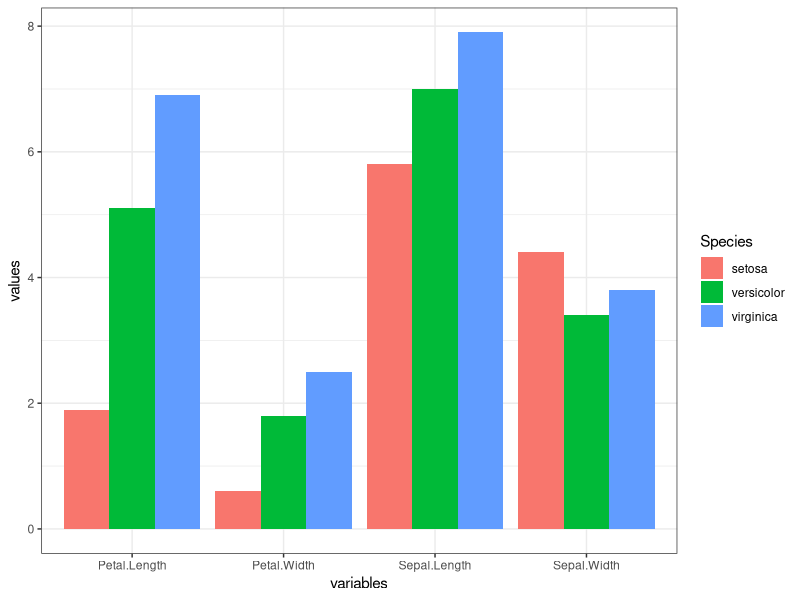
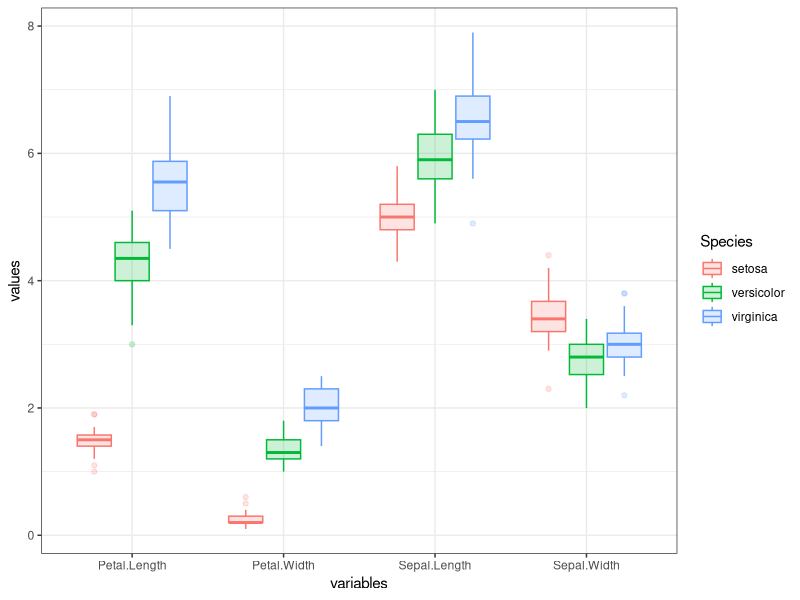
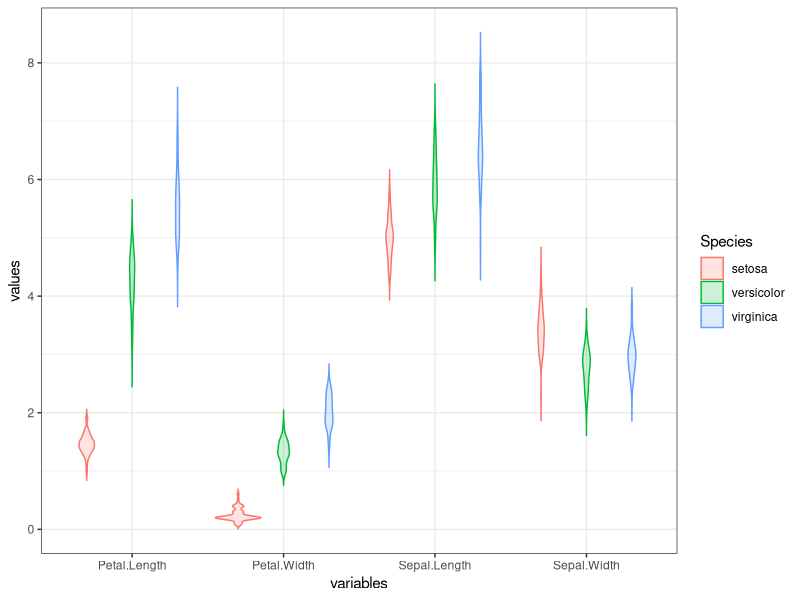
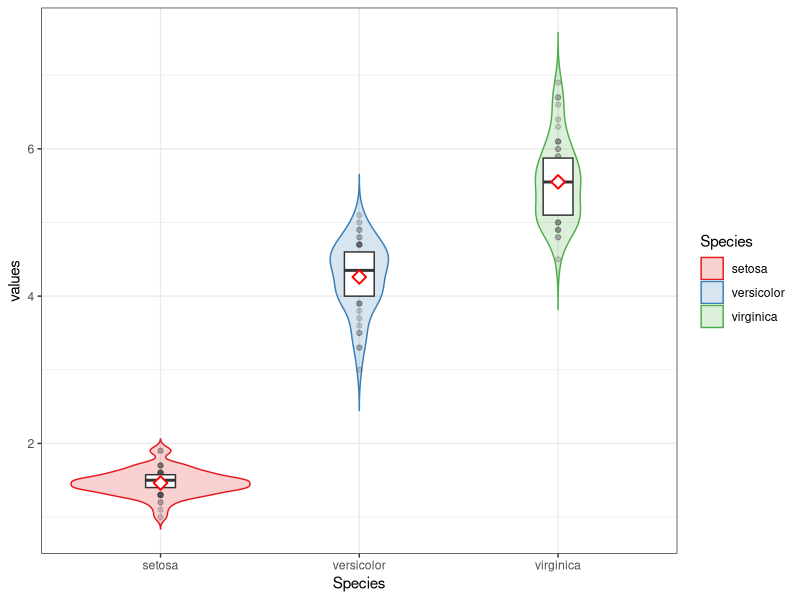
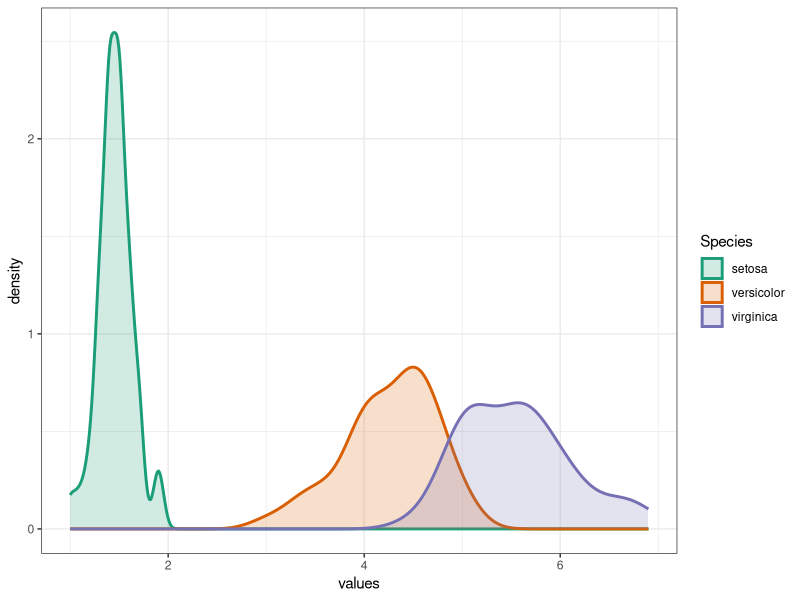

These charts were generated, in order, by the following R code:
## ---- chunk 1
data("iris")
head(iris)
## ---- chunk 2
library(tidyverse)
df <- iris |> pivot_longer(cols = -Species, names_to = "variables", values_to = "values")

df |> ggplot(aes(x = variables, y = values)) +
    geom_bar(aes(fill = Species), stat = "identity", position = "dodge") +
    theme_bw()
## ---- chunk 3
df |> ggplot(aes(x = variables, y = values)) +
    geom_boxplot(aes(fill = Species, color = Species), alpha = 0.2, notch = F) +
    theme_bw()
## ---- chunk 4
df |> ggplot(aes(x = variables, y = values)) +
    geom_violin(aes(fill = Species, color = Species), alpha = 0.2, trim = F) +
    theme_bw()

df |> filter(variables == "Petal.Length") |>
    ggplot(aes(x = Species, y = values)) +
    geom_violin(aes(fill = Species, color = Species), alpha = 0.2, trim = F) +
    scale_fill_brewer(palette = "Set1") +
    scale_color_brewer(palette = "Set1") +
    geom_boxplot(width = 0.15, coef = 0, outlier.alpha = 0.2) +
    stat_summary(pch = 23, color = "red", fill = "white", size = 0.75) +
    theme_bw()
## ---- chunk 5
df |> filter(variables == "Petal.Length") |>
    ggplot(aes(x = values)) +
    geom_density(aes(fill = Species, color = Species), alpha = 0.2, size = 1) +
    scale_fill_brewer(palette = "Dark2") +
    scale_color_brewer(palette = "Dark2") +
    theme_bw()
